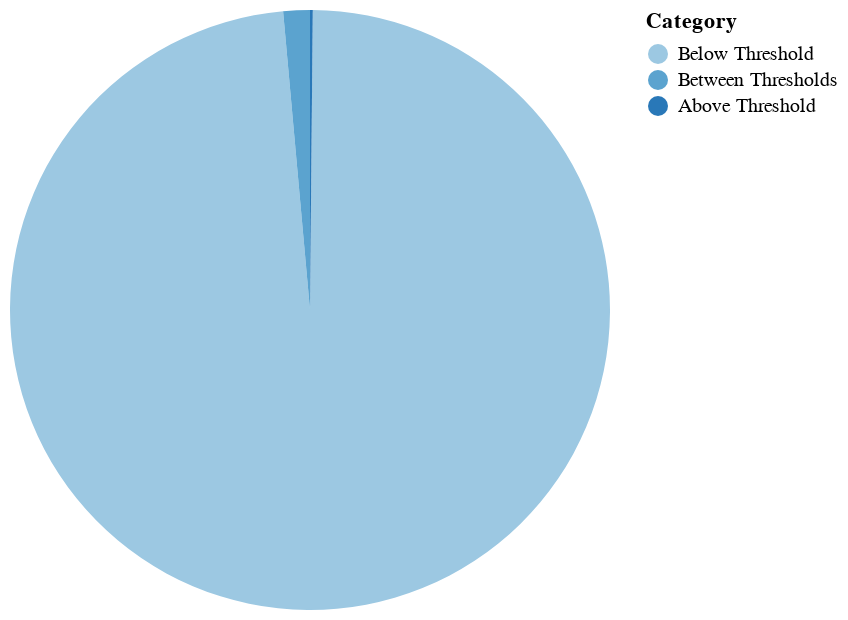

Notebook source saved alongside this figure:
### Code cell
#Showing publish amount trailoff through a pie chart
alt.Chart(percentage_df).mark_arc().encode(
    theta="Percentage",
    color="Category"
)

### Figure 1 — Vega-Lite specification as saved in the notebook (floating-point values rounded to 4 significant figures)
{"config": {"view": {"continuousWidth": 300, "continuousHeight": 300}}, "data": {"name": "data-2e38bb8e2fe7b03a33944744346e9898"}, "mark": {"type": "arc"}, "encoding": {"color": {"field": "Category", "sort": ["Below Threshold", "Between Thresholds", "Above Threshold"], "type": "ordinal"}, "theta": {"field": "Percentage", "type": "quantitative"}}, "$schema": "https://vega.github.io/schema/vega-lite/v5.15.1.json", "datasets": {"data-2e38bb8e2fe7b03a33944744346e9898": [{"Category": "Below Threshold", "Percentage": 98.42}, {"Category": "Between Thresholds", "Percentage": 1.429}, {"Category": "Above Threshold", "Percentage": 0.1487}]}}
